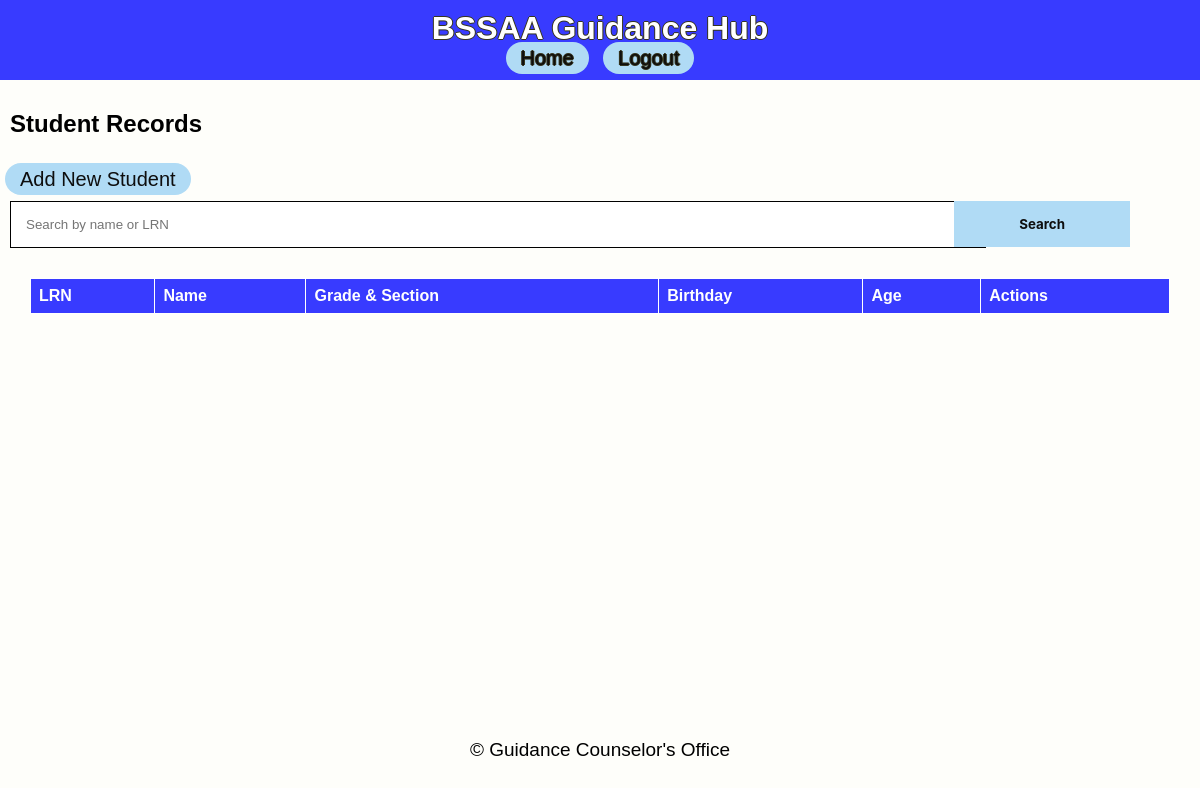
/view_records, run on an earlier commit of the app's database.
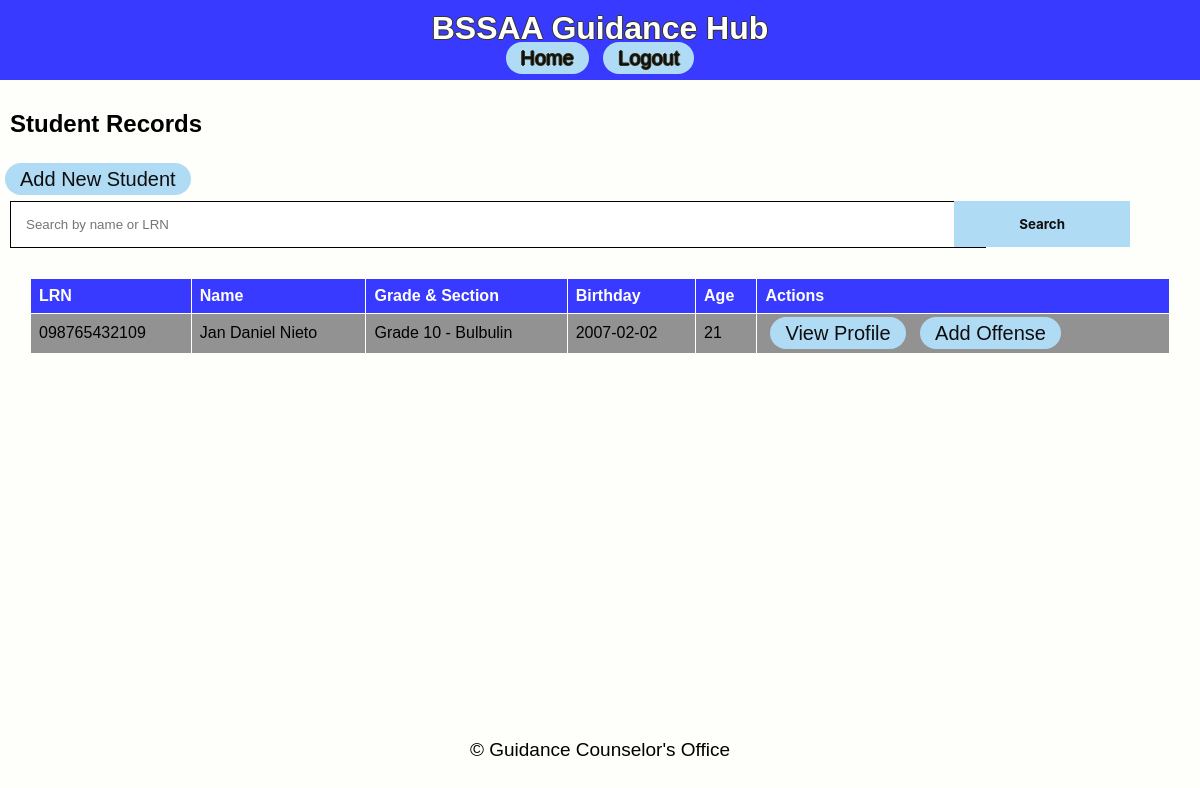
And on a later commit of the database.
### app/models.py (models this page shows)
class StudentRecord(db.Model):
    id = db.Column(db.Integer, primary_key=True)
    lrn = db.Column(db.String(12), nullable=False, unique=True)
    name = db.Column(db.String(100), nullable=False)
    grade_section = db.Column(db.String(50), nullable=False)
    birthdate = db.Column(db.Date, nullable=False)
    age = db.Column(db.Integer, nullable=False)
    mother_tongue = db.Column(db.String(50), nullable=False)
    ethnic_group = db.Column(db.String(50), nullable=True)
    religion = db.Column(db.String(50), nullable=False)
    address_house_no = db.Column(db.String(100), nullable=False)
    address_barangay = db.Column(db.String(100), nullable=False)
    address_city = db.Column(db.String(100), nullable=False)
    address_province = db.Column(db.String(100), nullable=False)
    mother_name = db.Column(db.String(100), nullable=False)
    father_name = db.Column(db.String(100), nullable=False)
    guardian_name = db.Column(db.String(100), nullable=True)
    contact_number = db.Column(db.String(15), nullable=True)
    reason = db.Column(db.String(200), nullable=True)
    type_of_offense = db.Column(db.String(100), nullable=True)
    date_time = db.Column(db.DateTime, default=datetime.utcnow)
    additional_info = db.Column(db.Text, nullable=True)
    offenses = db.relationship('OffenseRecord', backref='student', lazy=True)

### app/routes.py (the view)
@main.route('/view_records')
def view_records():
    search = request.args.get('search')
    if search:
        records = StudentRecord.query.filter(
            (StudentRecord.name.ilike(f'%{search}%')) |
            (StudentRecord.lrn.ilike(f'%{search}%'))
        ).all()
    else:
        records = StudentRecord.query.all()
    return render_template('view_records.html', records=records)

### app/templates/view_records.html
{% extends 'base.html' %}
{% block content %}
<h2>Student Records</h2>
<a href="{{ url_for('main.add_student') }}" class="capsule-button">Add New Student</a>
<form method="GET" action="{{ url_for('main.view_records') }}">
    <input class="searchbox" type="text" name="search" placeholder="Search by name or LRN" value="{{ request.args.get('search', '') }}">
    <button type="submit">Search</button>
</form>
<table>
    <tr>
        <th>LRN</th>
        <th>Name</th>
        <th>Grade & Section</th>
        <th>Birthday</th>
        <th>Age</th>
        <th>Actions</th>
    </tr>
    {% for record in records %}
    <tr>
        <td>{{ record.lrn }}</td>
        <td>{{ record.name }}</td>
        <td>{{ record.grade_section }}</td>
        <td>{{ record.birthdate }}</td>
        <td>{{ record.age }}</td>
        <td>
            <a href="{{ url_for('main.view_profile', student_id=record.id) }}">View Profile</a>
            <a href="{{ url_for('main.add_offense', student_id=record.id) }}">Add Offense</a>
        </td>
    </tr>
    {% endfor %}
</table>
{% endblock %}

What changed in the data, as far as the page shows it:
added StudentRecord: lrn "098765432109", name "Jan Daniel Nieto", grade_section "Grade 10 - Bulbulin", birthdate "2007-02-02", age "21"
